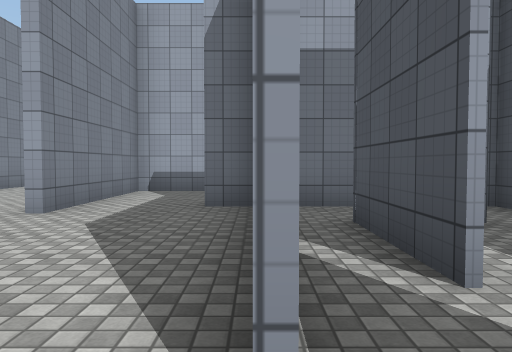
[1] (above)

20 first-person views from a walk through a Unity game level. The camera is 1.3 m above the floor, tilts 2° down and sees 70° across. The floor is counted in squares, 2 m on a side. Each view is taken from the middle of a square. On the plan, view 1 faces up. The plan holds only what a view shows up to about 11 squares ahead; the rest is blank. The place goes on beyond the plan. The player character is not drawn. Door leaves are left out, so doorways stand open. Surface patterns are stand-ins for the level's own textures.

[2]
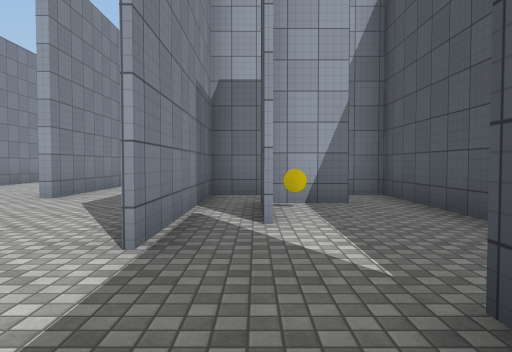

[3]
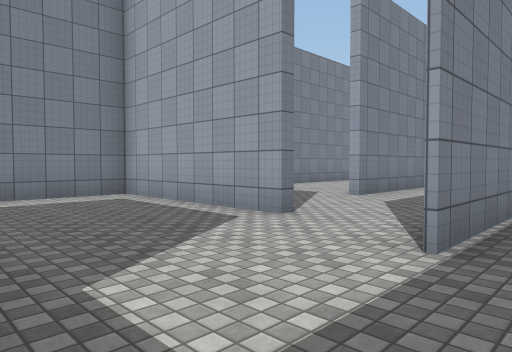

[4]
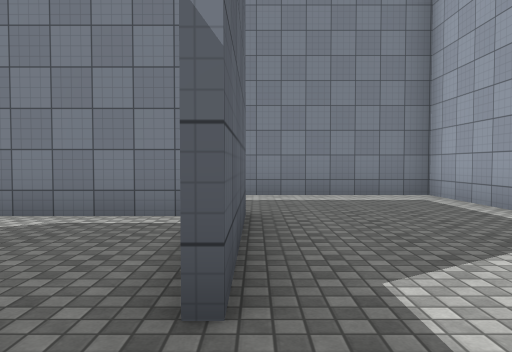

[5]
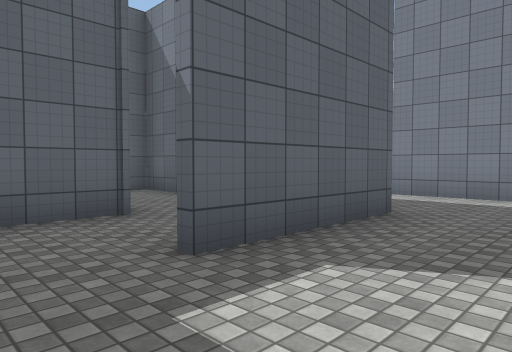

[6]
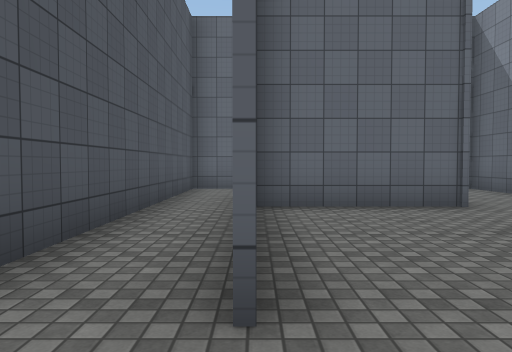

[7]
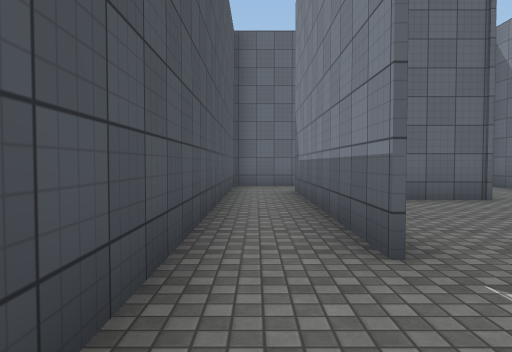

[8]
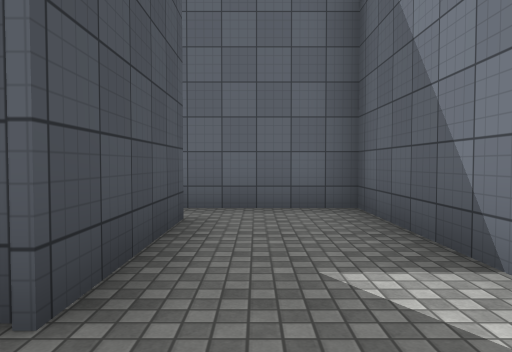

[9]
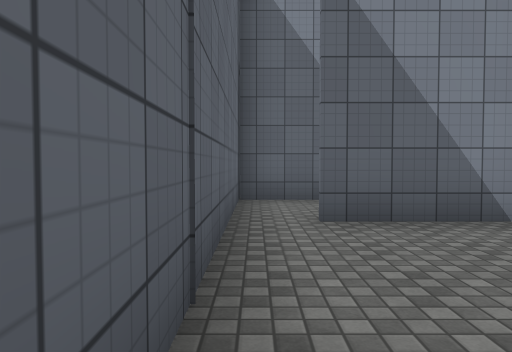

[10]
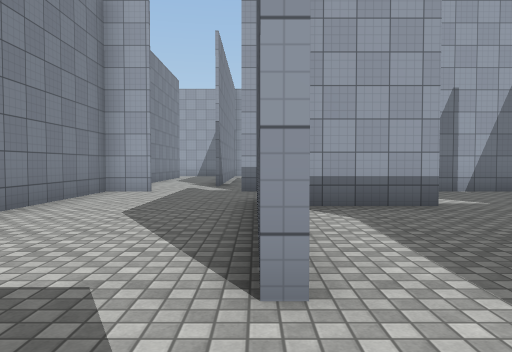

[11]
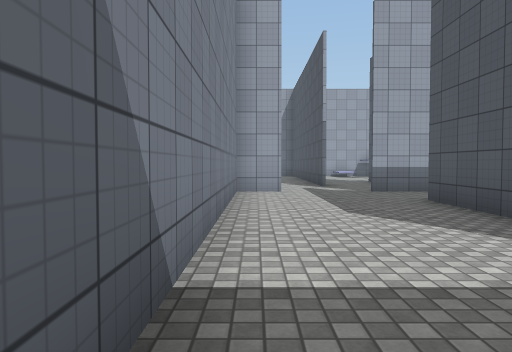

[12]
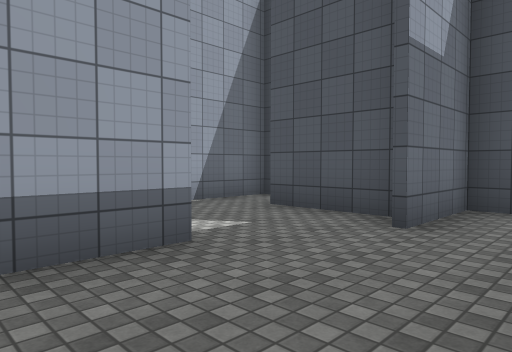

[13]
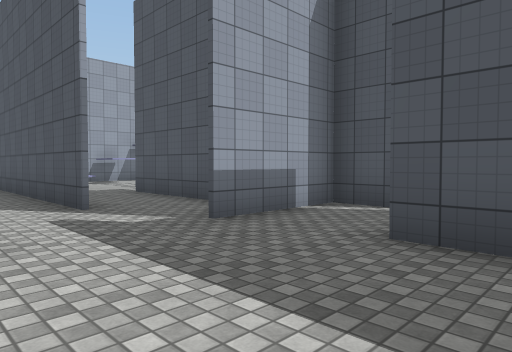

[14]
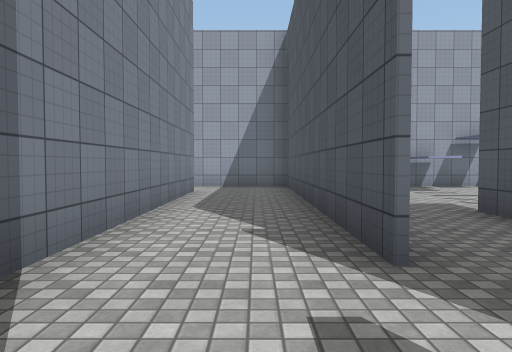

[15]
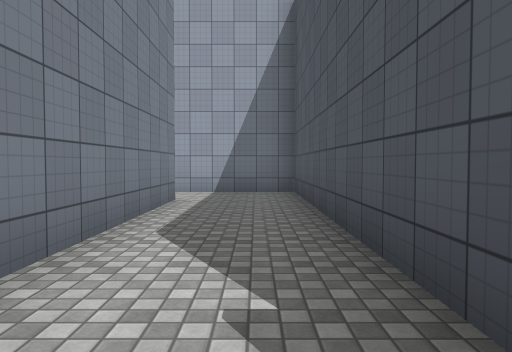

[16]
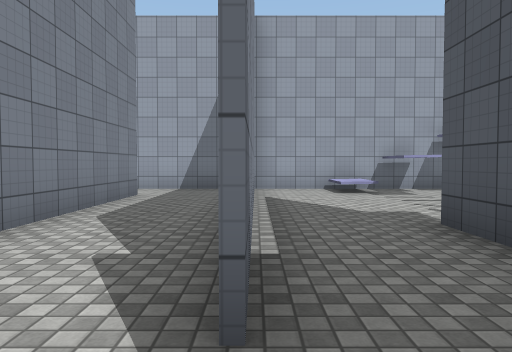

[17]
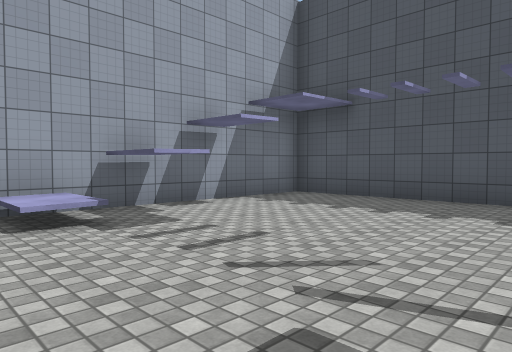

[18]
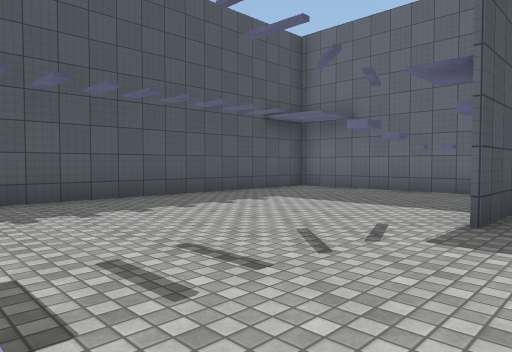

[19]
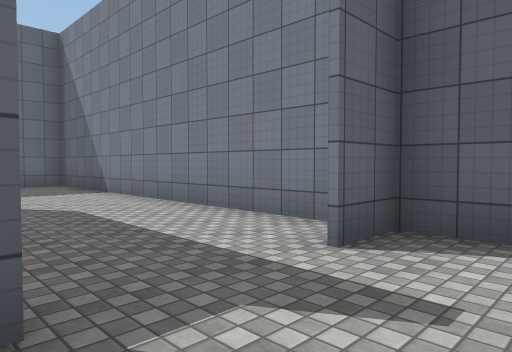

[20]
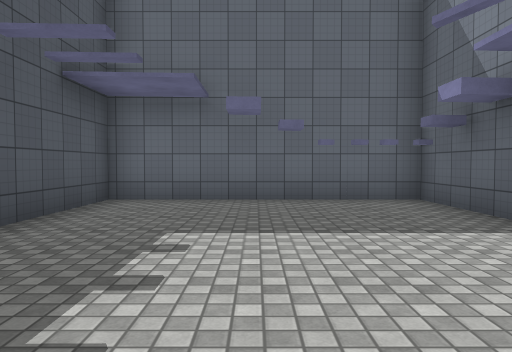

### Floor plan
Key: @ floor where view 1 was taken; # wall or solid block; . floor; / step, stairs or slope; O other object.
Columns run from 7 left of view 1 to 4 right of it. Each row starts with its distance up from view 1.
 22 ############
 21 ...#./.#...#
 20 ...#./.#...#
 19 #..#.......#
 18 #..#.......#
 17 #..#.......#
 16 #..#.......#
 15 #..#.#.....#
 14 #..#.#.....#
 13 #....#.....#
 12 #....#.....#
 11 ##..########
 10 #........#
  9 #...###..#
  8 #...#....###
  7 #...#......#
  6 #...#..#####
  5 #...#..#. .#
  4 #......###.#
  3 #......##O.#
  2 #####..##..#
  1 #......#...#
  0 #......@...#
 -1 #........#.#
 -2 #..####..#.#
 -3 #..#.....#.#
 -4    #..####.#
 -5    #..#  #.#
 -6    #..#..#.#
 -7    #..#....#
 -8    #.......#
 -9    #########

Positions as (right, up) in squares from view 1, and headings:
1: (0, 0), facing up
2: (1, -2), facing up
3: (1, -2), facing up-left
4: (1, -2), facing left
5: (1, 0), facing down-left
6: (2, 1), facing down
7: (3, 2), facing down
8: (-2, -3), facing down
9: (3, -8), facing left
10: (-3, 3), facing up
11: (-6, 3), facing up
12: (-2, 6), facing up-right
13: (-6, 8), facing up-right
14: (-5, 11), facing up
15: (-5, 13), facing up
16: (-4, 12), facing up
17: (-3, 16), facing up-right
18: (-3, 20), facing down-right
19: (-3, 13), facing down-left
20: (1, 18), facing down
